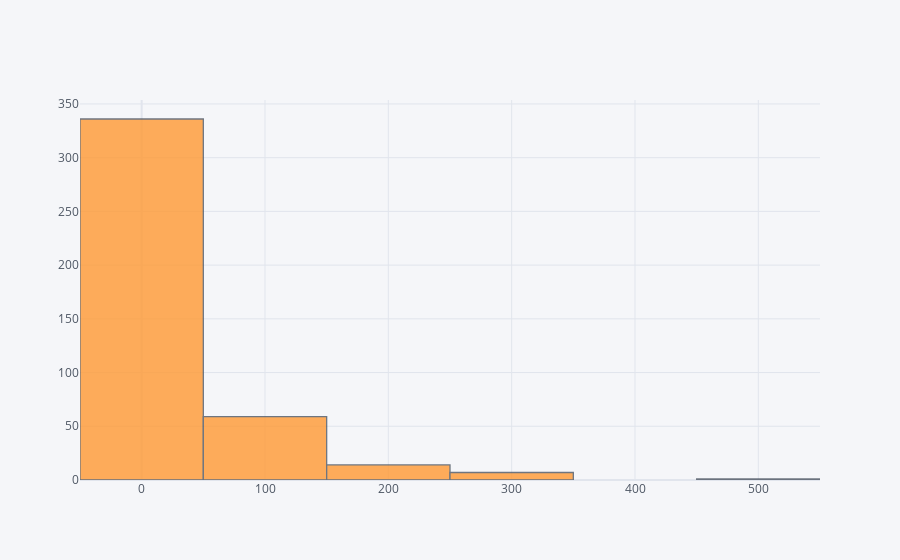

Write notebook code for a chart like this one.
### Code cell
test['Fare'].iplot(kind = 'histogram', bins = 10)

### Figure 1 — Plotly figure (JSON) as saved in the notebook; plotly's stock layout.template omitted (floating-point values rounded to 4 significant figures; data arrays with more than 128 entries replaced by an {"elided": "..."} marker saying what was removed)
{"data": [{"histfunc": "count", "histnorm": "", "marker": {"color": "rgba(255, 153, 51, 1.0)", "line": {"color": "#4D5663", "width": 1.3}}, "name": "Fare", "nbinsx": 10, "opacity": 0.8, "orientation": "v", "type": "histogram", "x": {"elided": "418 float values"}}], "layout": {"barmode": "overlay", "legend": {"bgcolor": "#F5F6F9", "font": {"color": "#4D5663"}}, "paper_bgcolor": "#F5F6F9", "plot_bgcolor": "#F5F6F9", "title": {"font": {"color": "#4D5663"}}, "xaxis": {"gridcolor": "#E1E5ED", "showgrid": true, "tickfont": {"color": "#4D5663"}, "title": {"font": {"color": "#4D5663"}, "text": ""}, "zerolinecolor": "#E1E5ED"}, "yaxis": {"gridcolor": "#E1E5ED", "showgrid": true, "tickfont": {"color": "#4D5663"}, "title": {"font": {"color": "#4D5663"}, "text": ""}, "zerolinecolor": "#E1E5ED"}}}
